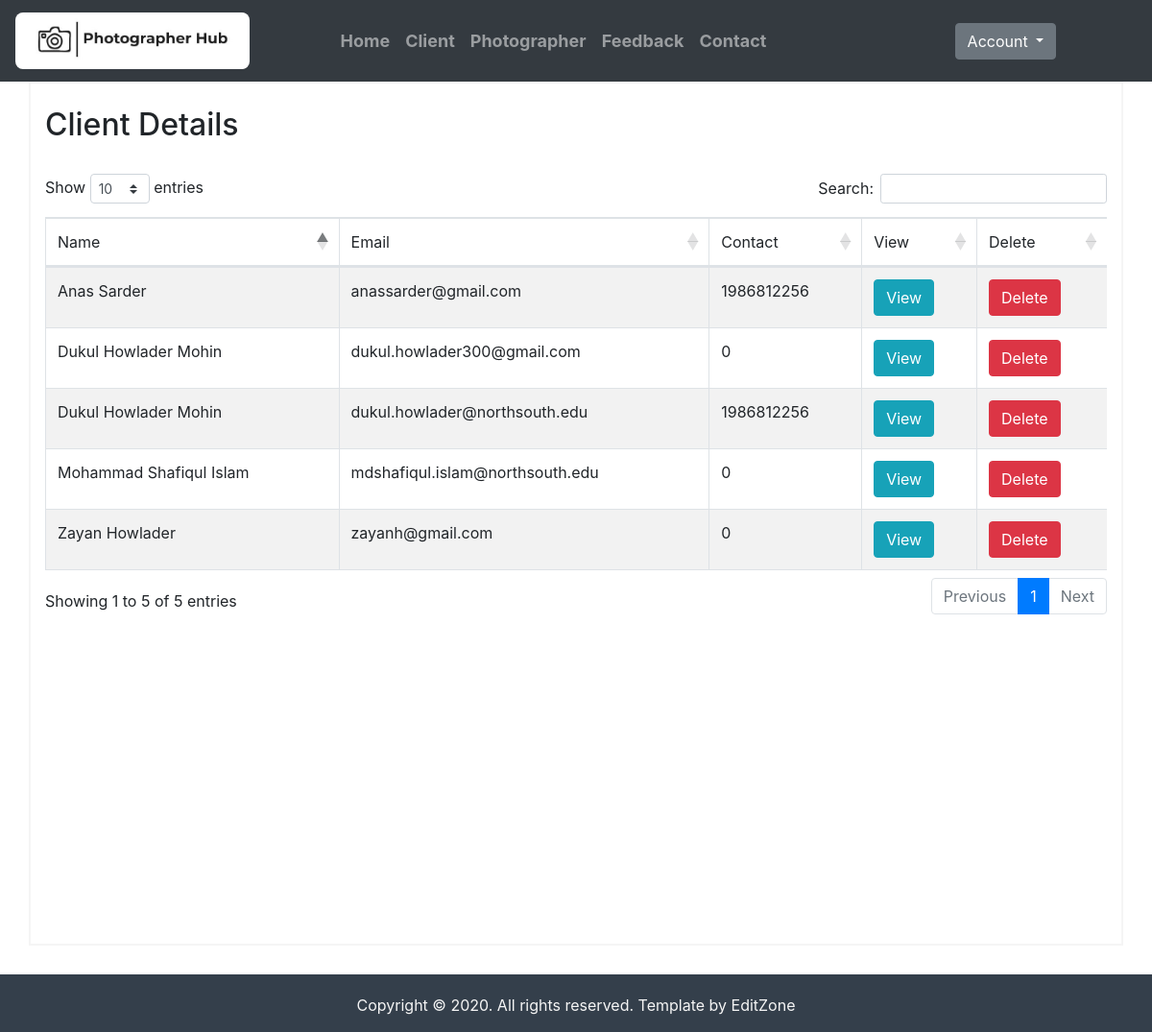
Page /Admin/client.php (signed in) on the committed database.
### tables this page shows
CREATE TABLE `client` (
  `Name` varchar(100) NOT NULL,
  `Type` varchar(100) NOT NULL,
  `Contact` bigint(11) NOT NULL,
  `Email` varchar(100) NOT NULL,
  `Password` varchar(100) NOT NULL,
  `About` varchar(1000) NOT NULL,
  `Created_at` timestamp NOT NULL DEFAULT CURRENT_TIMESTAMP
);

### Admin/client.php (the view, shortened to what this page needs)
<?php
 include "config.php";
 if (isset($_SESSION['is_log'])) {
    $query ="SELECT * FROM client";
    $result = mysqli_query($conn, $query);
?>
<!DOCTYPE html>
<html lang="en">
<head>
    <link rel="stylesheet" href="https://stackpath.bootstrapcdn.com/bootstrap/4.5.2/css/bootstrap.min.css">
    <link rel="stylesheet" href="https://maxcdn.bootstrapcdn.com/font-awesome/4.7.0/css/font-awesome.min.css">
    <link rel="stylesheet" href="https://cdn.datatables.net/1.10.23/css/dataTables.bootstrap4.min.css">
    <link href="assets/css/dashboard.css" rel="stylesheet">
    <link href="assets/css/all.css" rel="stylesheet">
</head>
<body>
  <nav class="navbar navbar-expand-md navbar-dark bg-dark">
    <a href="dashboard.php" class="navbar-brand">
        <img src="assets/images/logo.jpg" height="59px" alt="Photographer Hub" style="border-radius:8px">
    </a>
    <div class="collapse navbar-collapse" id="navbarCollapse" style="margin-left: 6%;">
        <div class="navbar-nav">
            <a href="dashboard.php" class="nav-item nav-link">Home</a>
            <a href="client.php" class="nav-item nav-link">Client</a>
            <a href="photographer.php" class="nav-item nav-link">Photographer</a>
            <a href="feedback.php" class="nav-item nav-link">Feedback</a>
            <a href="contact.php" class="nav-item nav-link">Contact</a>
        </div>
        <div class="navbar-nav ml-auto">
        <div class="dropdown">
                <button class="btn btn-secondary dropdown-toggle" type="button" id="dropdownMenuButton" data-toggle="dropdown" aria-haspopup="true" aria-expanded="false">
                  Account
                </button>
              </div>
        </div>
    </div>
</nav>
<div class="container" style="height: 900px; border: solid 2px whitesmoke;">
   <br>
   <h2>Client Details</h2>
   <br>
<div class="table-responsive">
                     <table id="client_data" class="table table-striped table-bordered">
                          <thead>
                               <tr>
                                    <td>Name</td>
                                    <td>Email</td>
                                    <td>Contact</td>
                                    <td>View</td>
                                    <td>Delete</td>
                               </tr>
                          </thead>
                          <tbody>
                          <?php
                          while($row = mysqli_fetch_array($result))
                          {
                               echo '
                               <tr>
                                    <td>'.$row["Name"].'</td>
                                    <td>'.$row["Email"].'</td>
                                    <td>'.$row["Contact"].'</td>
                                    <td> <input type="button" name="view" value="View" id="'.$row["Email"].' "  class="btn btn-info btn-xs view_data"/> </td>
                                    <td> <input type="button" name="view"  value="Delete" id="'.$row["Email"].'" class="btn btn-danger btn-xs delete"/> </td>
                               </tr>
                               ';
                          }
                          ?>
                          </tbody>
                     </table>
                </div>
 </div>
      <footer>
         <div class="footer">
            <p class="text">Copyright © 2020. All rights reserved. Template by EditZone </p>
          </div>
      </footer>
</body>
</html>
<?php
}
else {
    header('location:index.php');
}
?>

### Admin/assets/css/dashboard.css (style rules this page uses)
.navbar-nav a { font-size: 18px; font-weight: 700; }
.navbar-nav.ml-auto { margin-right: 10%; }
.footer { background-color: #343F4B; margin-top: 30px; height: 60px; }
.text { text-align: center; padding-top: 20px; color: whitesmoke; }

### rows in the picture
client: Name "Anas Sarder", Email "anassarder@gmail.com", Contact "1986812256"
client: Name "Mohammad Shafiqul Islam", Email "mdshafiqul.islam@northsouth.edu", Contact "0"
client: Name "Dukul Howlader Mohin", Email "dukul.howlader300@gmail.com", Contact "0"
client: Name "Zayan Howlader", Email "zayanh@gmail.com", Contact "0"
client: Name "Dukul Howlader Mohin", Email "dukul.howlader@northsouth.edu", Contact "1986812256"
